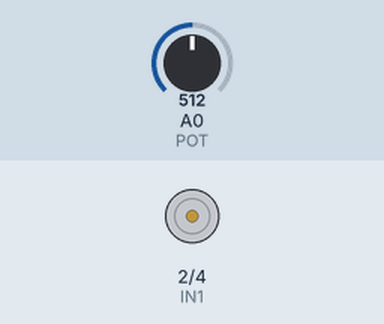
The sketch below on a simulated Arduino Uno, built with avr-gcc and run on an emulated ATmega328P. Parts: motor-driver pin pairs drawn as motors (green arrow = first pin HIGH = forward, orange = second pin HIGH = backward, longer = more drive, scaled by the enable pin). The inputs (shaded band) are chosen by the test bench; at power-on: A0 (POT) = 512.

Above: at 1.2 s.
1.3 s: A0 (POT) set to 531
At 1.7 s:
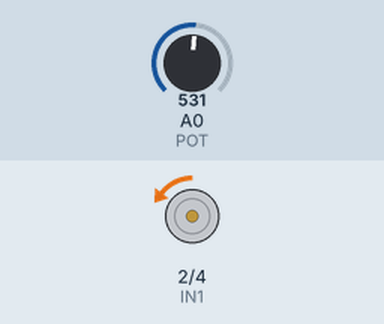
2.8 s: A0 (POT) set to 492
At 4.0 s:
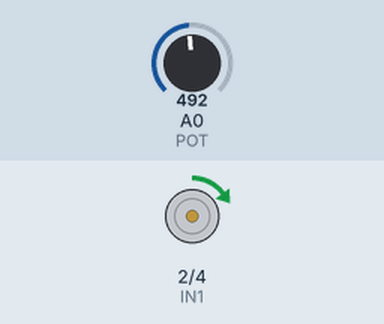
4.3 s: A0 (POT) set to 306
At 5.4 s:
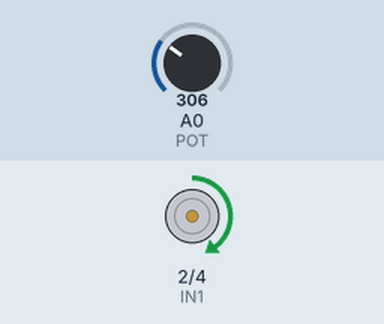
5.8 s: A0 (POT) set to 122
At 6.5 s:
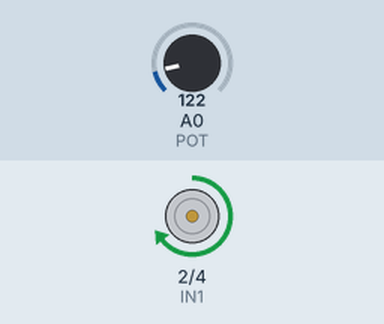
7.3 s: A0 (POT) set to 900
At 7.7 s:
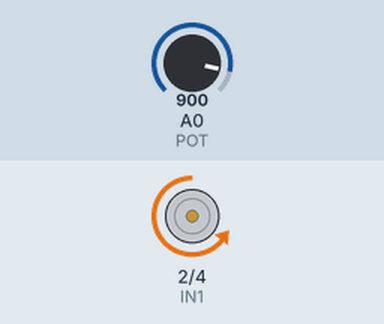
Timing chart, 0 to 9.8 s (numbered marks = the images above; inputs shaded):
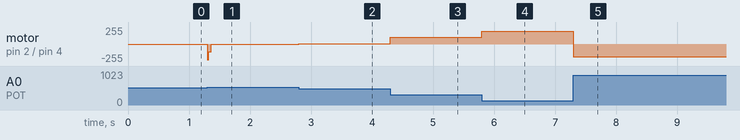

Measured:
- after the input at 1.3 s, motor on pin 2 (IN1) / pin 4 (IN2): stopped → backward 4/255 at once
- after the input at 2.8 s, motor on pin 2 (IN1) / pin 4 (IN2): backward 4/255 → forward 5/255 at once
- after the input at 4.3 s, motor on pin 2 (IN1) / pin 4 (IN2): forward 5/255 → forward 99/255 at once
- after the input at 5.8 s, motor on pin 2 (IN1) / pin 4 (IN2): forward 99/255 → forward 193/255 at once
- after the input at 7.3 s, motor on pin 2 (IN1) / pin 4 (IN2): forward 193/255 → backward 193/255 at once

The sketch:

Arduino_8part2.ino
```cpp
/* Roshan Jaiswal-Ferri Aero 220
Activity #3 : PWM
Use PWM to vary LED brightness
Use potentiometer to vary PWM
Created February 8 2024
*/

// Motor pins; just "left side" of L293D
const int ENABLE1 = 11;
const int IN1 = 2;
const int IN2 = 4;

// Setup pins and variables

// analog input pin for reading the potentiometer
const int POT = A0;
// variable to capture pot value
int potVal = 0;

// Motor direction state; -1 -> reverse, 0 -> brake, 1 -> forward
int motorDir = 0;
// Motor PWM value "throttle"
int throttle = 0;

void setup() {
  // Setup pins
  pinMode(POT,INPUT);
  pinMode(ENABLE1,OUTPUT);
  // Force Motor 1 to DISABLE
  digitalWrite(ENABLE1,LOW);
  pinMode(IN1,OUTPUT);
  pinMode(IN2,OUTPUT);
}

void loop() {
  // Read Pot value
  potVal = analogRead(POT);
  //command motor based on potVal
  if (potVal < 502) {
    //reverse direction; check present dir first
    if (motorDir != -1) {
      // brake first
      brake();
      // set to reverse
      reverse();
    }
    throttle = map(potVal,502,0,0,255);
    speed(throttle);
  } else if (potVal > 522) {
    // forward direction; check present dir first
    if (motorDir != 1) {
      // brake first
      brake();
      // set to forward
      forward();
    }
    throttle = map(potVal,522,1023,0,255);
    speed(throttle);
  } else {
    // brake
    throttle = 0;
    brake();
  }
} // end of loop()

void brake() {
  // Stop rotation w/ brake
  digitalWrite(ENABLE1,LOW);
  digitalWrite(IN1,LOW);
  digitalWrite(IN2,LOW);
  digitalWrite(ENABLE1,HIGH);
  motorDir = 0;
}

void forward() {
  // Prepare to change Motor 1 state
  digitalWrite(ENABLE1,LOW);
  // Change state to "forward" Right-hand rotation
  digitalWrite(IN1,LOW);
  digitalWrite(IN2,HIGH);
  motorDir = 1;
}

void reverse() {
  // Prepare to change Motor 1 state
  digitalWrite(ENABLE1,LOW);
  // Change state to "reverse" Right-hand rotation
  digitalWrite(IN1,HIGH);
  digitalWrite(IN2,LOW);
  motorDir = -1;
}

void speed(int throttle) {
  analogWrite(ENABLE1,throttle);
}
```
